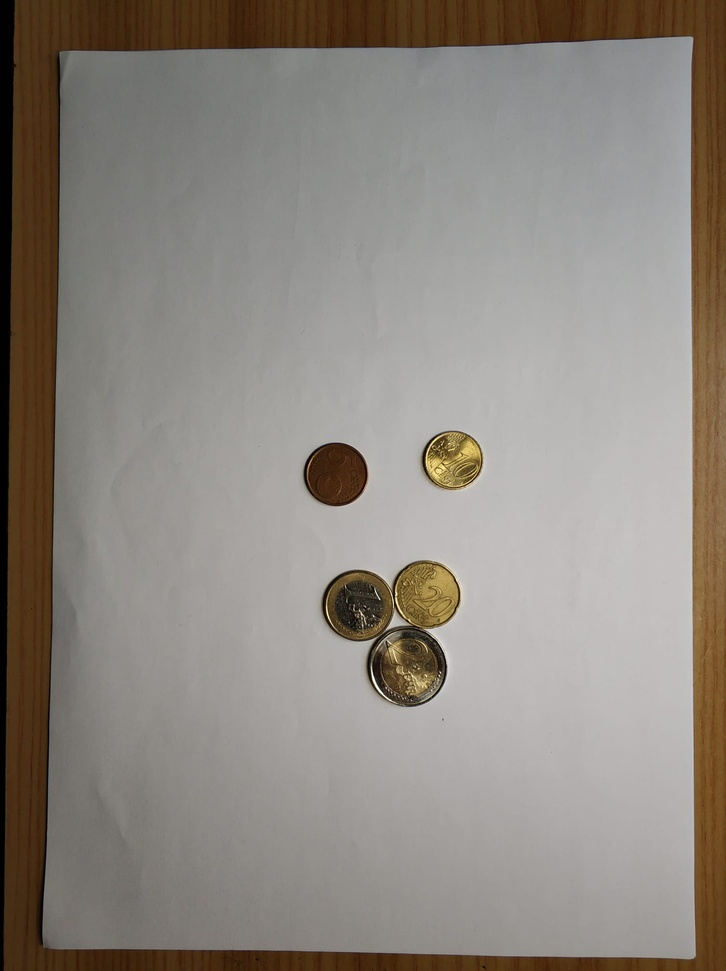
#> input picture images/juntas.jpeg, 726 x 971 px, shrunk from 1508 x 2016 before the run
$ python areaSelector.py
#> lines starting #> are read from the running program, lines starting #| are printed output that depends on the picture; after the words box and inside, x2 and y2 are one past the last pixel; in counts of white or black regions, pixels touching at a corner belong together
########################
#
#      --- - Area Selector for the EURO Coin Detector - ---
#
#
#                   Miguel Granero Ramos 2021
####

import cv2
import numpy as np
import matplotlib.pyplot as plt
from numpy.lib.npyio import load

def loadImage(path):
    image = cv2.imread(path)
    image = cv2.cvtColor(image, cv2.COLOR_BGR2RGB)
    plt.imshow(image)
    plt.title('Original')
    #plt.show()
    return image

# [8 lines left out: function filterImage, not called in this run]

def thersholdImage(im, sensitivity = 140):
    hsv = cv2.cvtColor(im,cv2.COLOR_RGB2HSV)
    gray = cv2.cvtColor(im,cv2.COLOR_RGB2GRAY)
    lower_white = np.array([0,0,255-sensitivity])
    upper_white = np.array([255,sensitivity,255])
    ret, thresImage = cv2.threshold(gray,100,255,cv2.THRESH_BINARY)
    thresImage = cv2.inRange(hsv,lower_white,upper_white)

    plt.imshow(cv2.cvtColor(thresImage, cv2.COLOR_BGR2RGB))
    plt.title('Threshold Image')
    #plt.show()
    return thresImage

def sortCorners(corners):
    # Sort corners TL - TR - BL - BR
    top_corners = corners
    top_corners.sort(key=lambda y:y[1])
    top_corners = top_corners[0:2]
    top_corners.sort() # Top corners by order of X coord

    bot_corners = corners
    bot_corners.sort(key=lambda y:y[1])
    bot_corners = bot_corners[2:4]
    bot_corners.sort() # Bot corners by order of Y coord

    print('Top corners: ', top_corners)
    print('Bottom corners: ', bot_corners)

    ordered_corners = top_corners + bot_corners
    print('Ordered corners: ', ordered_corners)

    return ordered_corners

def detectCorners(im, original):
    contours, hier = cv2.findContours(im, cv2.RETR_TREE, cv2.CHAIN_APPROX_NONE)
    cnt = sorted(contours, key=cv2.contourArea, reverse=True)[0]
    canvas = original.copy()
    cv2.drawContours(canvas, cnt, -1, (0, 255, 255), 3)
    plt.title('Largest Contour')
    plt.imshow(canvas)
    #plt.show()

    epsilon = 0.02 * cv2.arcLength(cnt, True)
    approx_corners = cv2.approxPolyDP(cnt, epsilon, True)
    cv2.drawContours(canvas, approx_corners, -1, (255, 255, 0), 10)
    approx_corners = sorted(np.concatenate(approx_corners).tolist())

    approx_corners = [approx_corners[i] for i in [1, 0, 3, 2]]
    #[1, 0, 3, 2]
    #[1, 2, 0, 3]
    print(approx_corners)


    ordered_corners = sortCorners(approx_corners)

    print('\nThe corner points are ...\n')
    for index, c in enumerate(ordered_corners):
        character = chr(65 + index)
        print(character, ':', c)
        cv2.putText(canvas, character, tuple(c), cv2.FONT_HERSHEY_SIMPLEX, 1, (255, 0, 0), 2, cv2.LINE_AA)

    plt.imshow(canvas)
    plt.title('Corner Points')
    #plt.show()

    return np.float32(ordered_corners)

def destPoints(scale):
    # Get the dst points keeping the A4 aspect ratio
    w = int(21 * scale)
    h = int(29.7 * scale)

    destination_corners = np.float32([(0, 0), (w - 1, 0), (0, h - 1), (w - 1, h - 1)])

    return destination_corners, h, w

def unwarpImage(img, src, dst, wr, hr):
    H, _ = cv2.findHomography(src, dst, method=cv2.RANSAC, ransacReprojThreshold=3.0)
    print('\nThe homography matrix is: \n', H)
    un_warped = cv2.warpPerspective(img, H, (wr, hr), flags=cv2.INTER_LINEAR)

    # plot

    f, (ax1, ax2) = plt.subplots(1, 2, figsize=(15, 8))
    # f.subplots_adjust(hspace=.2, wspace=.05)
    ax1.imshow(img)
    ax1.set_title('Original Image')

    x = [src[0][0], src[2][0], src[3][0], src[1][0], src[0][0]]
    y = [src[0][1], src[2][1], src[3][1], src[1][1], src[0][1]]

    ax2.imshow(img)
    ax2.plot(x, y, color='yellow', linewidth=3)
    #ax2.set_ylim([h, 0])
    #ax2.set_xlim([0, w])
    ax2.set_title('Target Area')

    #plt.show()
    return un_warped

def getCoinArea(filePath, sensitivity = 140):
    orImage = loadImage(filePath)
#> in loadImage, image is the input picture: shape (971, 726, 3); mean B, G, R 127.3, 134.9, 141.6
    #filImage = filterImage(orImage)
    thresImage = thersholdImage(orImage, sensitivity)
#> in thersholdImage, `ret, thresImage = cv2.threshold(gray,100,255,cv2.THRESH_BINARY)`:
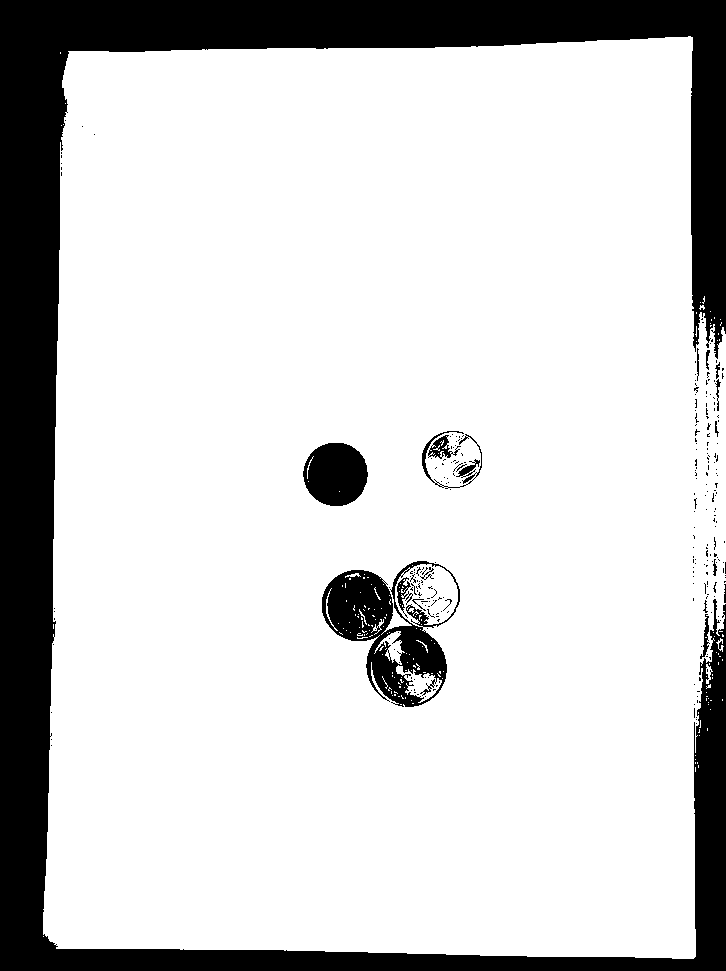
#> thresImage: shape (971, 726); 81.7% white; 260 black regions (242 under 20 px), largest, box (x1, y1, x2, y2) and area: (0, 0, 726, 971) 115148, (322, 561, 460, 707) 8054, (303, 443, 368, 506) 3191
#> in thersholdImage, `thresImage = cv2.inRange(hsv,lower_white,upper_white)`:
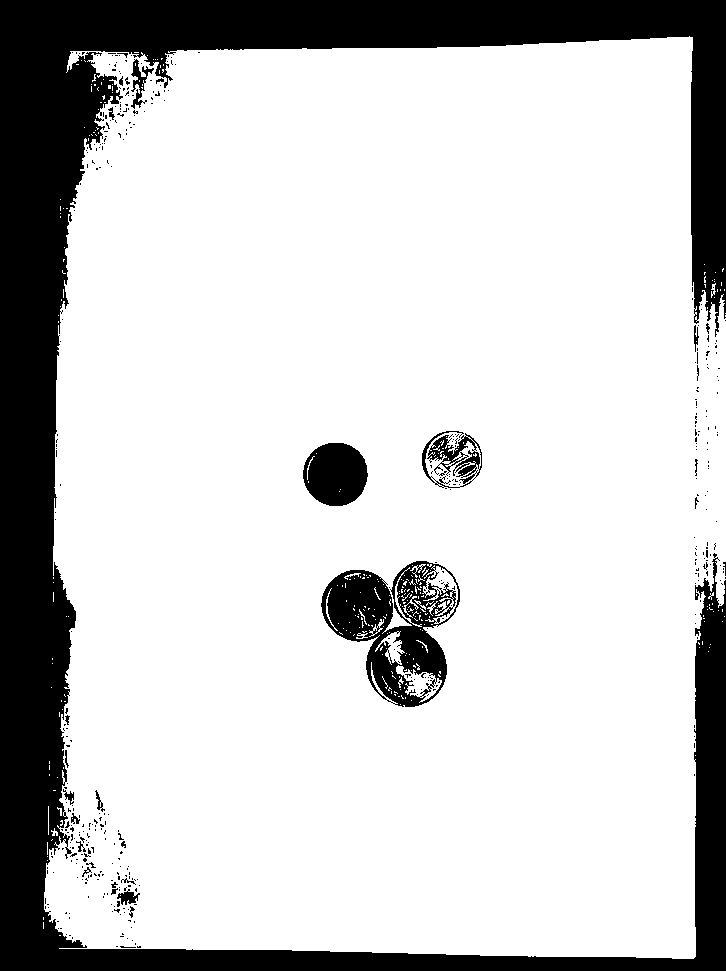
#> thresImage: shape (971, 726); 79.6% white; 409 black regions (381 under 20 px)
    src_corners = detectCorners(thresImage, orImage)
#> in detectCorners, `contours, hier = cv2.findContours(im, cv2.RETR_TREE, cv2.CHAIN_APPROX_..`: contours = 920 contours, 858 with area under 20; largest, box (x1, y1, x2, y2) and area: (44, 36, 726, 959) 575468, (320, 560, 461, 708) 12960, (302, 442, 369, 507) 3322, (426, 434, 478, 465) 719, (422, 565, 458, 624) 702
#> in detectCorners, `cnt = sorted(contours, key=cv2.contourArea, reverse=True)[0]`: cnt = contour of 4385 points, box (x1, y1, x2, y2) (44, 36, 726, 959), area 575468
#> in detectCorners, `epsilon = 0.02 * cv2.arcLength(cnt, True)`: epsilon = 94.75
#> in detectCorners, `approx_corners = cv2.approxPolyDP(cnt, epsilon, True)`: approx_corners = [[692, 37], [70, 51], [59, 948], [695, 956]]
#> in detectCorners, `cv2.drawContours(canvas, approx_corners, -1, (255, 255, 0), 10)`:
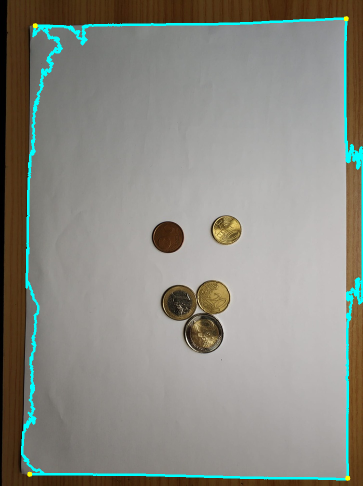
#> canvas: shape (971, 726, 3) (shown at 1/2 size); mean R, G, B 138.6, 138.9, 131.6
#> in detectCorners, `approx_corners = sorted(np.concatenate(approx_corners).tolist())`: approx_corners = [[59, 948], [70, 51], [692, 37], [695, 956]]
#> in detectCorners, `approx_corners = [approx_corners[i] for i in [1, 0, 3, 2]]`: approx_corners = [[70, 51], [59, 948], [695, 956], [692, 37]]
#| [[70, 51], [59, 948], [695, 956], [692, 37]]
#> in sortCorners, `top_corners = top_corners[0:2]`: top_corners = [[692, 37], [70, 51]]
#> in sortCorners, `bot_corners = corners`: bot_corners = [[692, 37], [70, 51], [59, 948], [695, 956]]
#> in sortCorners, `bot_corners = bot_corners[2:4]`: bot_corners = [[59, 948], [695, 956]]
#| Top corners:  [[70, 51], [692, 37]]
#| Bottom corners:  [[59, 948], [695, 956]]
#> in sortCorners, `ordered_corners = top_corners + bot_corners`: ordered_corners = [[70, 51], [692, 37], [59, 948], [695, 956]]
#| Ordered corners:  [[70, 51], [692, 37], [59, 948], [695, 956]]
#> the loop in detectCorners, `for index, c in enumerate(ordered_corners):` made 4 passes
#> (printed output is left out)
#> after the loop in detectCorners, `for index, c in enumerate(ordered_corners):`:
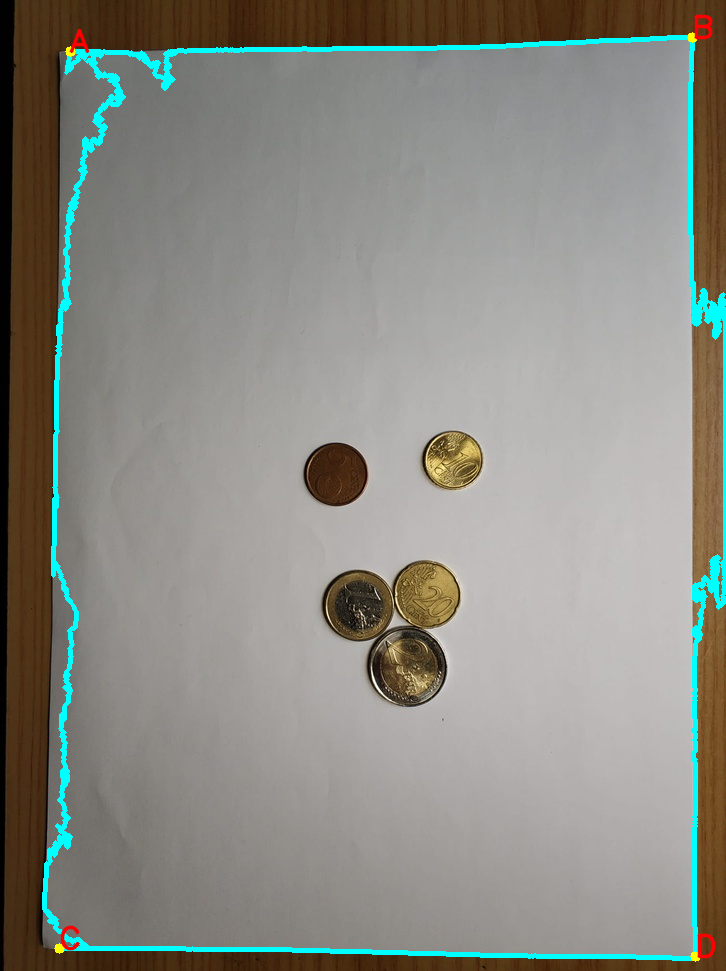
#> canvas: shape (971, 726, 3); 0.17% of pixels changed, all inside (x1, y1, x2, y2) = (60, 14, 716, 959)
#> src_corners = [[70, 51], [692, 37], [59, 948], [695, 956]]

    dst_corners, h, w = destPoints(300)

    resImage = unwarpImage(orImage,src_corners,dst_corners,w,h)
#> in unwarpImage, `H, _ = cv2.findHomography(src, dst, method=cv2.RANSAC, ransacReprojThr..`: H = [[10.42, 0.128, -735.8], [0.23, 10.2, -536.2], [3.98e-05, 2.56e-05, 1]]
#| The homography matrix is:
#|  [[ 1.04186874e+01  1.27765398e-01 -7.35824155e+02]
#|  [ 2.29553909e-01  1.01987522e+01 -5.36205137e+02]
#|  [ 3.98447166e-05  2.55527921e-05  1.00000000e+00]]
#> in unwarpImage, `x = [src[0][0], src[2][0], src[3][0], src[1][0], src[0][0]]`: x = [70, 59, 695, 692, 70]
#> in unwarpImage, `y = [src[0][1], src[2][1], src[3][1], src[1][1], src[0][1]]`: y = [51, 948, 956, 37, 51]
    plt.imshow(resImage)
    plt.title('Warped')
    #plt.show()
    resImage = cv2.cvtColor(resImage, cv2.COLOR_RGB2BGR)
    cv2.imwrite("images/output.png",resImage)
    return resImage

if(__name__ == "__main__"):
    getCoinArea("images/juntas.jpeg", 140) # Change sensitivity of the threshold
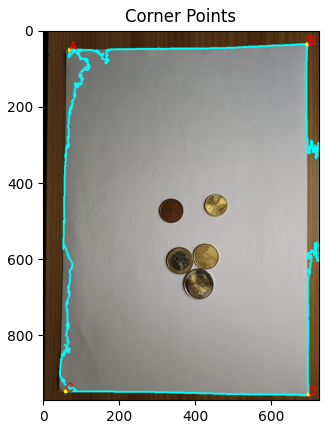
#> figure drawn by matplotlib, 1 panel
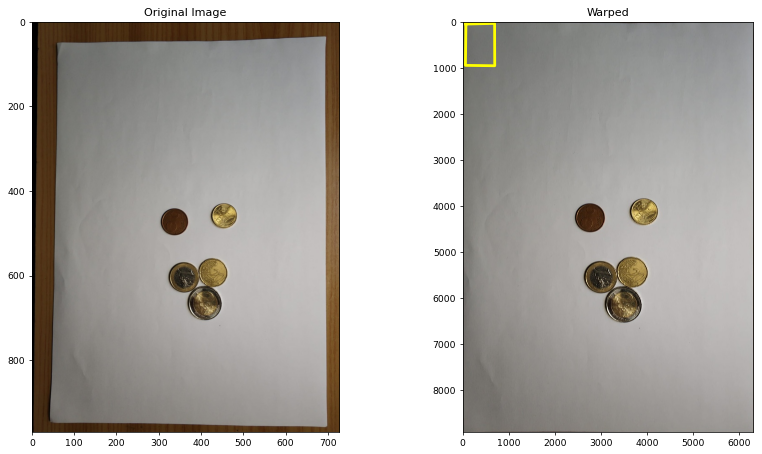
#> figure drawn by matplotlib, 2 panels

$ run again, with images/recta.jpeg copied over images/juntas.jpeg
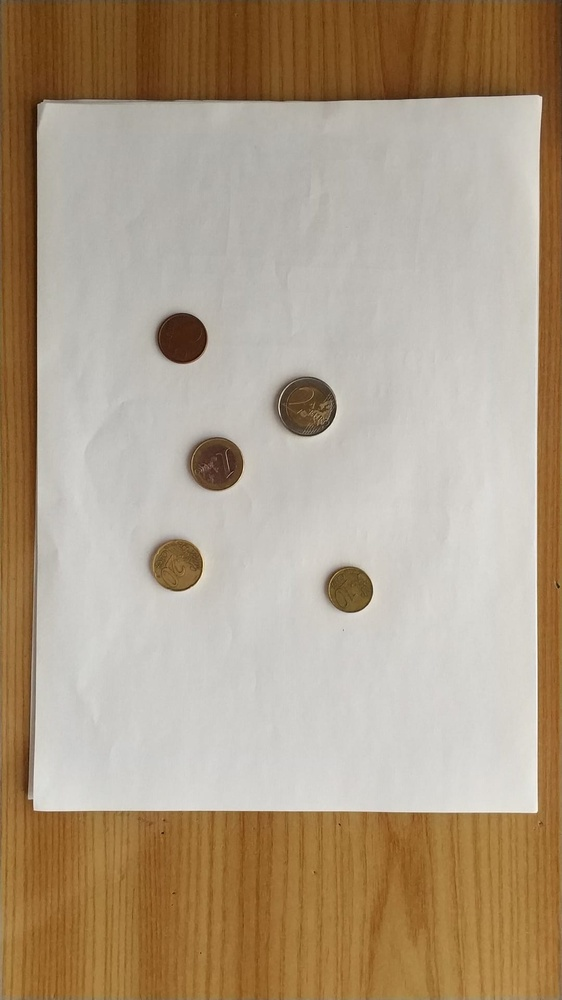
#> input picture images/recta.jpeg, 562 x 1000 px, shrunk from 1080 x 1920 before the run
#> in loadImage, image is the input picture: shape (1000, 562, 3); mean B, G, R 135.1, 157.4, 174.9
#> hsv: shape (1000, 562, 3); mean H, S, V 19.4, 71.9, 174.9
#> in thersholdImage, `thresImage = cv2.inRange(hsv,lower_white,upper_white)`:
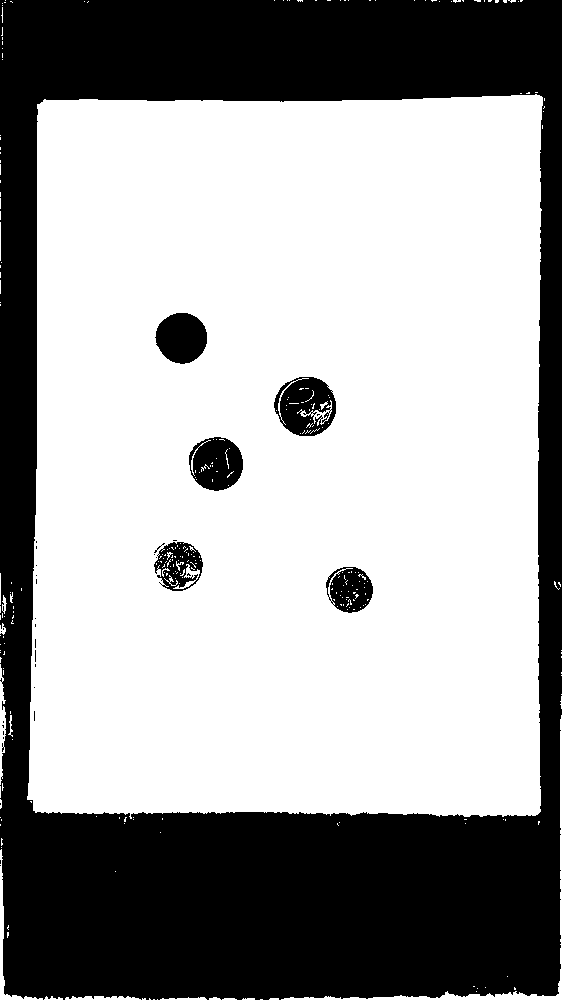
#> thresImage: shape (1000, 562); 63.1% white; 34 black regions (28 under 20 px)
#> contours = 354 contours, 334 with area under 20; largest, box (x1, y1, x2, y2) and area: (27, 94, 543, 819) 359360, (273, 376, 337, 437) 2952, (188, 436, 244, 492) 2368, (154, 312, 208, 365) 2108, (153, 541, 204, 592) 1876
#> cnt = contour of 2455 points, box (x1, y1, x2, y2) (27, 94, 543, 819), area 359360
#> epsilon = 51.46
#> in detectCorners, `approx_corners = cv2.approxPolyDP(cnt, epsilon, True)`: approx_corners = [[541, 96], [37, 104], [35, 812], [540, 811]]
#> in detectCorners, `approx_corners = sorted(np.concatenate(approx_corners).tolist())`: approx_corners = [[35, 812], [37, 104], [540, 811], [541, 96]]
#> in detectCorners, `approx_corners = [approx_corners[i] for i in [1, 0, 3, 2]]`: approx_corners = [[37, 104], [35, 812], [541, 96], [540, 811]]
#| [[37, 104], [35, 812], [541, 96], [540, 811]]
#> in sortCorners, `top_corners = top_corners[0:2]`: top_corners = [[541, 96], [37, 104]]
#> in sortCorners, `bot_corners = corners`: bot_corners = [[541, 96], [37, 104], [540, 811], [35, 812]]
#> in sortCorners, `bot_corners = bot_corners[2:4]`: bot_corners = [[540, 811], [35, 812]]
#| Top corners:  [[37, 104], [541, 96]]
#| Bottom corners:  [[35, 812], [540, 811]]
#> in sortCorners, `ordered_corners = top_corners + bot_corners`: ordered_corners = [[37, 104], [541, 96], [35, 812], [540, 811]]
#| Ordered corners:  [[37, 104], [541, 96], [35, 812], [540, 811]]
#> the loop in detectCorners, `for index, c in enumerate(ordered_corners):` made 4 passes
#> (printed output is left out)
#> H = [[12.64, 0.0357, -471.2], [0.2, 12.62, -1320.1], [1.97e-05, 2.89e-06, 1]]
#| The homography matrix is:
#|  [[ 1.26351722e+01  3.56925769e-02 -4.71213400e+02]
#|  [ 2.00350539e-01  1.26220840e+01 -1.32010970e+03]
#|  [ 1.96887721e-05  2.88846822e-06  1.00000000e+00]]
#> x = [37, 35, 540, 541, 37]
#> y = [104, 812, 811, 96, 104]
#> `getCoinArea("images/juntas.jpeg", 140)`:
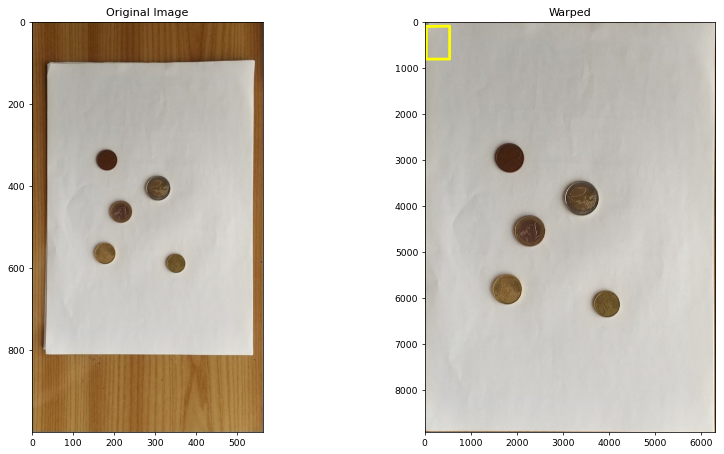
#> figure drawn by matplotlib, 2 panels
